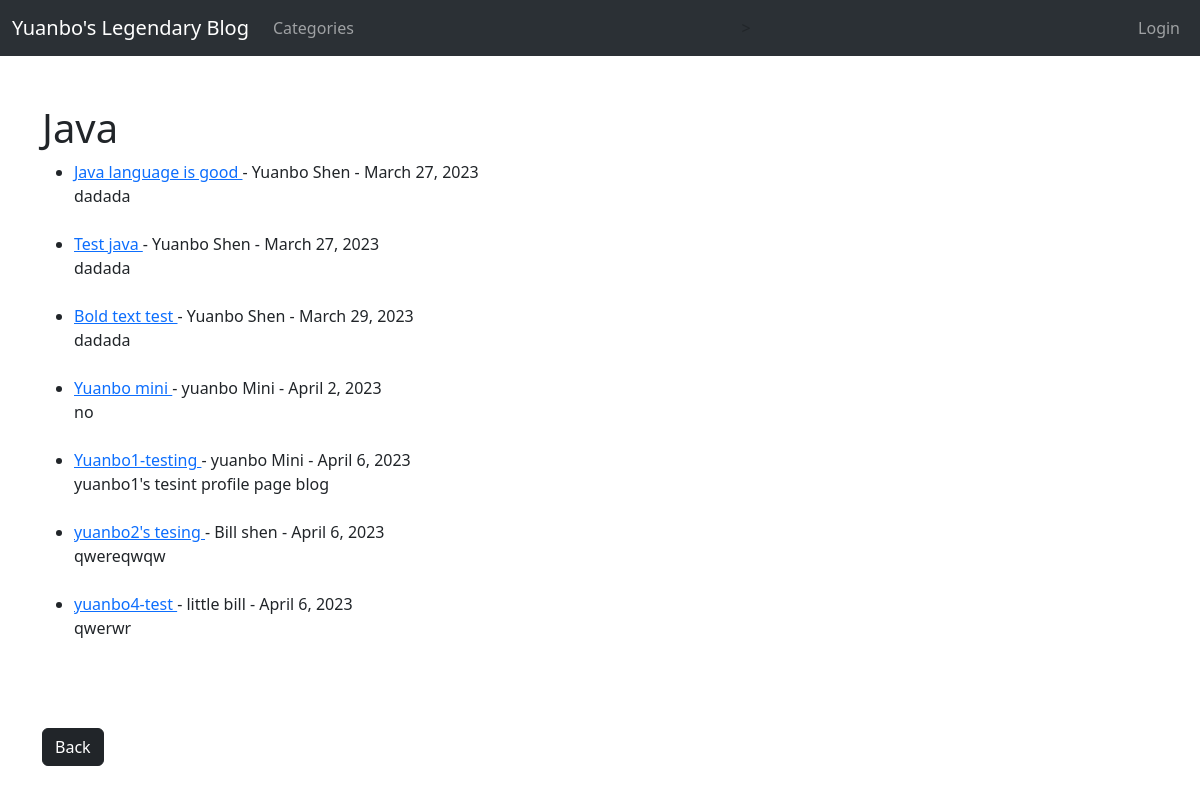
Page /category/Java/ on the committed database.
### blogproject/models.py (models this page shows, shortened)
class Post(models.Model):
    title = models.CharField(max_length=255)
    header_image = models.ImageField(null = True, blank= True, upload_to="images/")
    author = models.ForeignKey(User, on_delete=models.CASCADE)
    body = RichTextField(blank=True, null=True)
    post_date = models.DateField(auto_now_add=True)
    post_time = models.DateTimeField(auto_now_add=True)
    category = models.CharField(max_length = 255, default= "uncategorized")
    snippet = models.CharField(max_length = 255)

### blogproject/views.py (the view)
# urls.py: path('category/<str:cats>/', CategoryView, name = 'category'),
def CategoryView(request, cats):
    category_posts = Post.objects.filter(category = cats)
    return render(request, 'categories.html', {'cats':cats, 'category_posts' : category_posts})

### blogproject/templates/categories.html (shortened to what this page needs)
{% extends 'base.html' %}
{% block content %}
{% if category_posts %}
    <h1>{{ cats }}</h1>
    <ul>
        {% for post in category_posts %}
            <li><a href="{% url 'article-detail' post.pk %}"> {{ post.title }} </a>
                - {{ post.author.first_name }} {{ post.author.last_name }}
                - {{ post.post_date }}
                <br/>
            {{ post.snippet }}</li>
            <br/>
        {% endfor%}
        </ul>
    <br/><br/>
    <a  href="{% url 'home' %}" class="btn btn-dark"> Back</a>
{% else %}
        <h2>Sorry, this page does not exists...or there are no blogs in this category.</h2>
        <br/><br/>
        <a  href="{% url 'home' %}" class="btn btn-dark"> Back</a>
{% endif %}
{% endblock %}

### rows in the picture
Post: title "Java language is good", author.first_name "Yuanbo", author.last_name "Shen", post_date "March 27, 2023", snippet "dadada"
Post: title "Test java", author.first_name "Yuanbo", author.last_name "Shen", post_date "March 27, 2023", snippet "dadada"
Post: title "Bold text test", author.first_name "Yuanbo", author.last_name "Shen", post_date "March 29, 2023", snippet "dadada"
Post: title "Yuanbo mini", author.first_name "yuanbo", author.last_name "Mini", post_date "April 2, 2023", snippet "no"
Post: title "Yuanbo1-testing", author.first_name "yuanbo", author.last_name "Mini", post_date "April 6, 2023", snippet "yuanbo1's tesint profile page blog"
Post: title "yuanbo2's tesing", author.first_name "Bill", author.last_name "shen", post_date "April 6, 2023", snippet "qwereqwqw"
Post: title "yuanbo4-test", author.first_name "little", author.last_name "bill", post_date "April 6, 2023", snippet "qwerwr"

### other values in the picture
{{ cats }} "Java"
